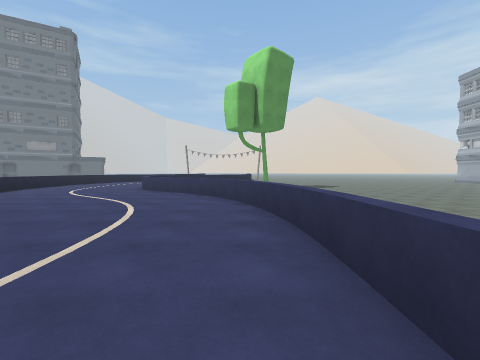
View 1 (above)

13 first-person views from a walk through a Unity game level. The camera is 1.4 m above the floor, tilts 2° down and sees 90° across. The floor is counted in squares, 2 m on a side. Each view is taken from the middle of a square. On the plan, view 1 faces up. The plan holds only what a view shows up to about 9 squares ahead; the rest is blank. The place goes on beyond the plan. The player character is not drawn. Some surface patterns are stand-ins.

View 2
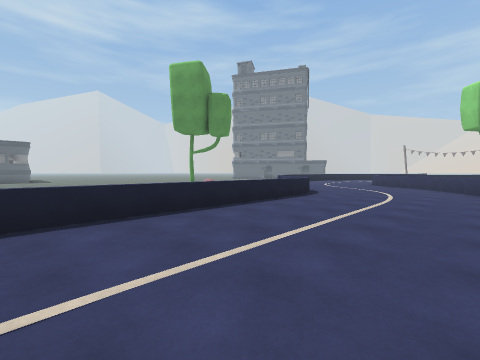

View 3
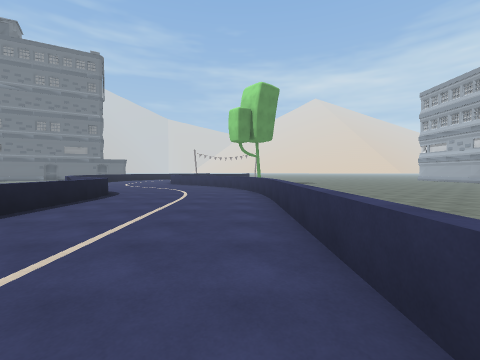

View 4
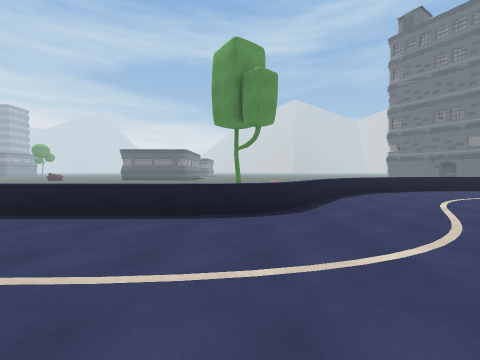

View 5
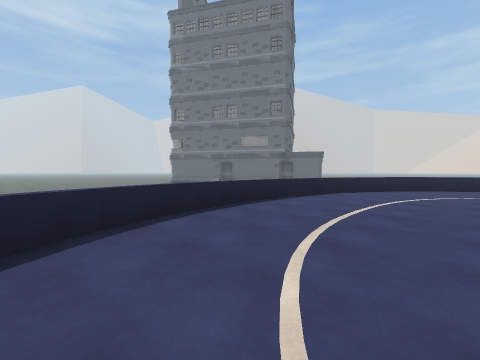

View 6
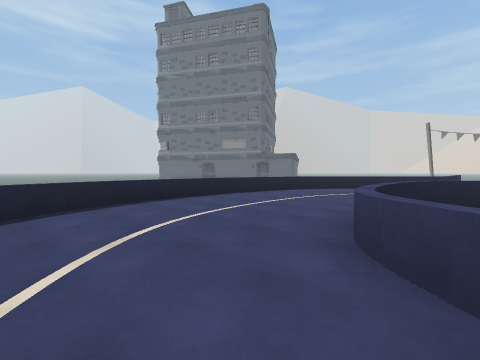

View 7
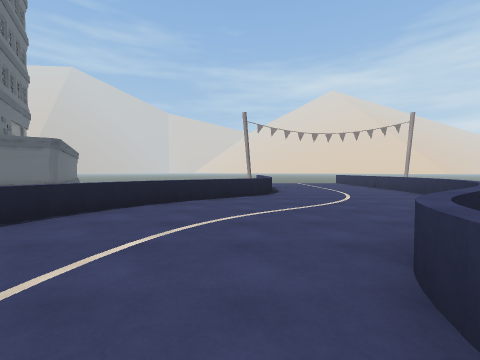

View 8
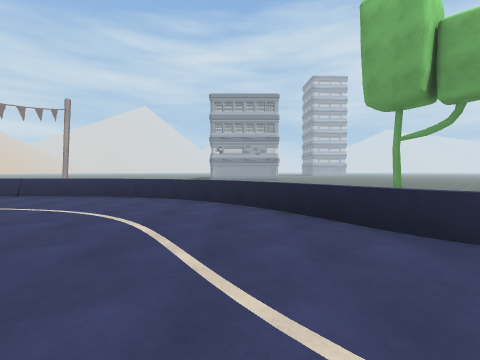

View 9
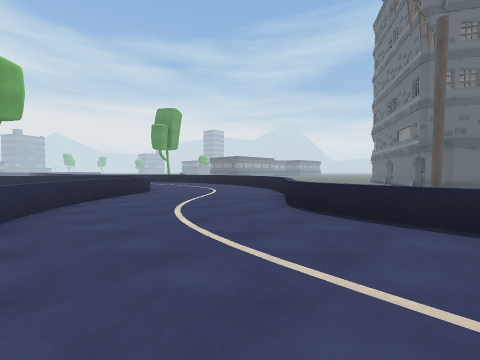

View 10
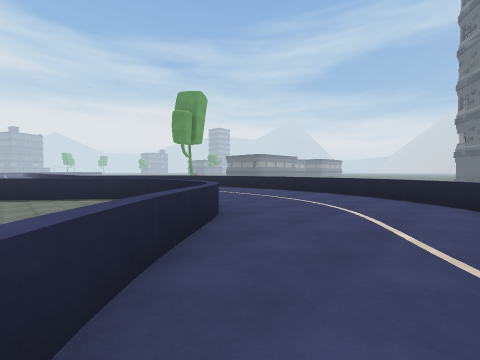

View 11
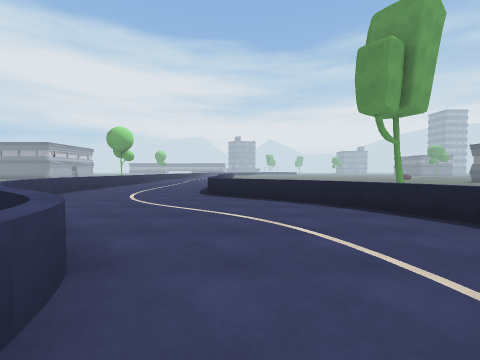

View 12
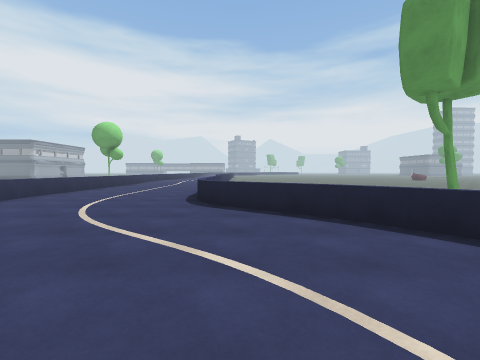

View 13
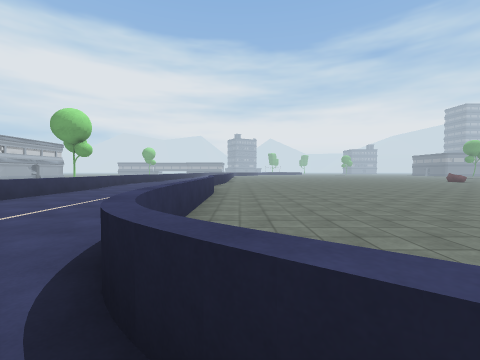

### Floor plan
Key: @ floor where view 1 was taken; # wall or solid block; . main floor; - floor 0.25 m lower than the main floor; = window, fence, low wall or low ledge; B building.
Columns run from 13 left of view 1 to 8 right of it. Each row starts with its distance up from view 1.
 22 #       #=....=#
 21 BB       =....=
 20          =....=
 19         =#....=
 18        =#....=#
 17       ==.....=
 16      ==.....=#
 15      =.....=#
 14     ==...#=
 13     =....=
 12     =....=
 11     =....= --
 10     =....=---
  9     =....#=--    -----
  8     #=....#=-    -----
  7      =.....==    ----
  6      #=.....==   ---
  5       #=.....=   -----
  4         =#...#=  -----
  3          =....=  ----
  2      ----=....=  ---
  1     -----=....=  --
  0    ------=...@=
 -1   -------=....=
 -2  --------=....=
 -3 ---------=....=
 -4 ---------=....=

Positions as (right, up) in squares from view 1, and headings:
1: (0, 0), facing up
2: (0, -4), facing up-left
3: (0, -4), facing up
4: (0, 3), facing left
5: (-5, 7), facing up-left
6: (-3, 7), facing up-left
7: (-5, 12), facing up
8: (-6, 16), facing right
9: (0, 22), facing down-left
10: (-1, 17), facing down-left
11: (-5, 11), facing down
12: (-5, 9), facing down
13: (-5, 5), facing down
